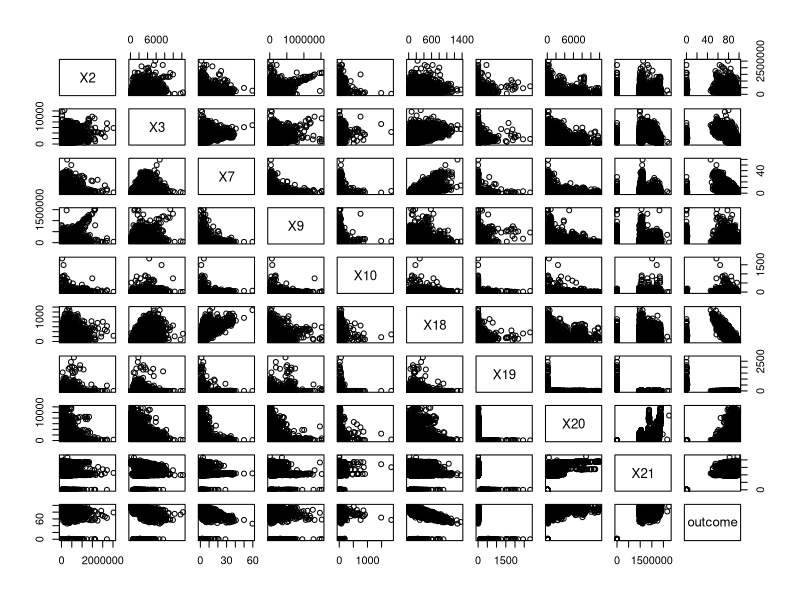

This figure's R source:
## ---- chunk 1
knitr::opts_chunk$set(echo = TRUE)
## ---- chunk 2
#Bring in Libraries
library(readr)
library(readxl)
library(tidyverse)
library(corrplot)
## ---- chunk 3
#load data
training <- read.csv("competition-data.csv") 
test_preds <- read.csv("competition-test-x-values.csv") 
## ---- chunk 4
#cleaning and pred selection
zero_check <- training %>% summarise(across(everything(), ~ sum(. == 0)))
#Predictors which have over 1,000 0's are being automatically removed. We can't assess the signifigance of individual columns, so this is the best route to retain predictors which have unique values
training <- training %>% select(X2:X10, X17:outcome, - X8)
## ---- chunk 5
## Looking to remove highly correlated predictors.

correlation_matrix <- cor(training)

## ---- chunk 6
## Removing X4, X5, X6, X17 
training <- training %>% select(- (X4:X6),- X17)
pairs(training)
